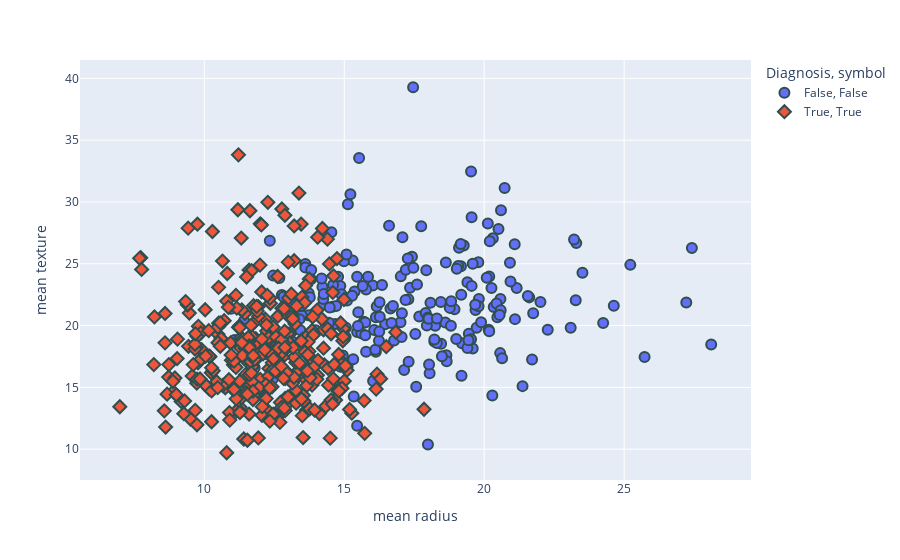

This figure's notebook cell:
### Code cell
produce_scatter_plot(breast_cancer_inputs,
                     breast_cancer_outputs,
                     ['mean radius','mean texture'])

### Figure 1 — Plotly figure (JSON) as saved in the notebook; plotly's stock layout.template omitted (floating-point values rounded to 4 significant figures; data arrays with more than 128 entries replaced by an {"elided": "..."} marker saying what was removed)
{"data": [{"hovertemplate": "Diagnosis=False<br>symbol=False<br>mean radius=%{x}<br>mean texture=%{y}<extra></extra>", "legendgroup": "False, False", "marker": {"color": "#636efa", "line": {"color": "DarkSlateGrey", "width": 2}, "size": 10, "symbol": "circle"}, "mode": "markers", "name": "False, False", "orientation": "v", "showlegend": true, "type": "scatter", "x": {"elided": "212 float values"}, "xaxis": "x", "y": {"elided": "212 float values"}, "yaxis": "y"}, {"hovertemplate": "Diagnosis=True<br>symbol=True<br>mean radius=%{x}<br>mean texture=%{y}<extra></extra>", "legendgroup": "True, True", "marker": {"color": "#EF553B", "line": {"color": "DarkSlateGrey", "width": 2}, "size": 10, "symbol": "diamond"}, "mode": "markers", "name": "True, True", "orientation": "v", "showlegend": true, "type": "scatter", "x": {"elided": "357 float values"}, "xaxis": "x", "y": {"elided": "357 float values"}, "yaxis": "y"}], "layout": {"legend": {"title": {"text": "Diagnosis, symbol"}, "tracegroupgap": 0}, "margin": {"t": 60}, "xaxis": {"anchor": "y", "domain": [0, 1], "title": {"text": "mean radius"}}, "yaxis": {"anchor": "x", "domain": [0, 1], "title": {"text": "mean texture"}}}}
